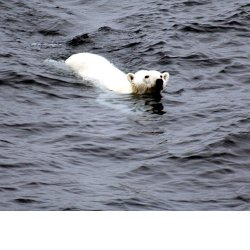
#> input picture GradientDomainEdit/foreground.jpg, 250 x 250 px
$ python GradientDomainClone.py
#> lines starting #> are read from the running program, lines starting #| are printed output that depends on the picture
import matplotlib.pylab as plt
from PIL import Image
import numpy as np
from scipy import sparse
import scipy.sparse.linalg as splinalg


F = 'foreground.jpg'
B = 'background.jpg'
M = 'mask.png'


class GradientDomainCloning:
    def __init__(self, F, B, M):
        # foreground
#> called with F = 'foreground.jpg', B = 'background.jpg', M = 'mask.png'
        self.f = np.asarray(Image.open(F),dtype=int)

        # background
        self.b = np.asarray(Image.open(B),dtype=int)
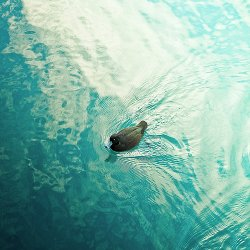
#> input picture GradientDomainEdit/background.jpg, 250 x 250 px
        # mask
        self.m = np.asarray(Image.open(M),dtype=int)
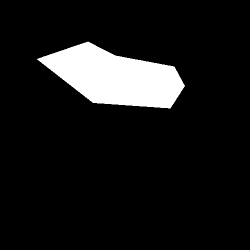
#> input picture GradientDomainEdit/mask.png, 250 x 250 px
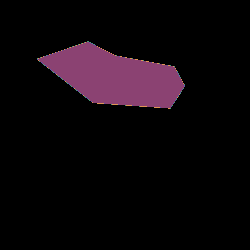
#> self.m: shape (250, 250, 3) int64; 5 distinct labels, from 0 to 255; one colour per label, 0 black

        # width and height
        self.h = self.b.shape[0]
#> self.h = 250
        self.w = self.b.shape[1]
#> self.w = 250
        # new image after gradient domain cloning
        self.new = Image.new('RGB',(self.h,self.w))
#> self.new: PIL image 250x250 RGB; every value is 0
        # map coordinate of pixels to be calculated to index_map according to mask
        self.idx_map = []

        # map coordinates of neigbourhoods to mask indices
        ngb_map = []

        # map coordinates to mask indices
        self.pMap = [[-1 for i in range (self.w)] for j in range(self.h)]
        counter = 0;

        for i in range(self.h):
            for j in range(self.w):
                if self.m[:,:,0][i][j]==255:
                    self.idx_map.append([i,j])
                    ngb_map.append([self.m[:,:,0][i-1][j]==255,
                                    self.m[:,:,0][i+1][j]==255,
                                    self.m[:,:,0][i][j-1]==255,
                                    self.m[:,:,0][i][j+1]==255])
                    self.pMap[i][j] = counter
                    counter = counter+1
#> after the loop, counter = 5740; ngb_map = 5740 items, first 6: [False, True, False, True], [False, True, True, True], [False, True, True, False], [False, True, False, True], [False, True, True, True], [False, True, True, True]; self.idx_map = 5740 pairs, first value 42 to 107, second value 38 to 183; self.pMap = 250 items

        # nxn matrix A, nx1 vector b are used to solve poisson equation Au=b
        # for nx1 unknown pixel color vector u
        # r, g, b, 3 channels are calculated seperately
        n = len(self.idx_map)
#> n = 5740
        self.b_r = np.zeros(n)
#> self.b_r = 5740 values from 0 to 0
        self.b_g = np.zeros(n)
#> self.b_g = 5740 values from 0 to 0
        self.b_b = np.zeros(n)
#> self.b_b = 5740 values from 0 to 0
        self.A = [[0 for i in range (n)] for j in range(n)]


        # set up sparse matrix A, 4's on main diagnal, -1's and 0's off main diagnal
        for i in range(n):
            self.A[i][i] = 4;
            xx = self.idx_map[i][0]
            yy = self.idx_map[i][1]
            if (ngb_map[i][0] == True):
                self.A[i][self.pMap[xx-1][yy]] = -1
            if (ngb_map[i][1] == True):
                self.A[i][self.pMap[xx+1][yy]] = -1
            if (ngb_map[i][2] == True):
                self.A[i][self.pMap[xx][yy-1]] = -1
            if (ngb_map[i][3] == True):
                self.A[i][self.pMap[xx][yy+1]] = -1
#> this loop made 5740 passes
#> (xx, yy) on passes 1 to 3: (42, 86), (42, 87), (42, 88)
#> after the loop, self.A = 5740 items
        self.A = sparse.lil_matrix(self.A, dtype=int)


    # count within-clone-region-neighbor of a pixel in the clone region
    def count_neighbor(self, pix_idx):
        count = 0
        boundary_flag = [0,0,0,0]
        y = pix_idx[0]
        x = pix_idx[1]
        # has left neighbor or not
        if (y >= 0 and y < self.h):
            if (y==0 or self.pMap[y-1][x] == -1):
                boundary_flag[0] = 1
            else:
                count +=1
            if (y == self.h-1 or self.pMap[y+1][x] == -1):
                boundary_flag[1] = 1
            else:
                count +=1
        if ( x >= 0 and x < self.w):
            if (x==0 or self.pMap[y][x-1] == -1):
                boundary_flag[2] = 1
            else:
                count +=1
            if (x == self.w-1 or self.pMap[y][x+1] == -1):
                boundary_flag[3] = 1
            else:
                count +=1
        return count,boundary_flag

    # set up b and solve discrete poisson equation
    def poisson_solver(self):
        # split into r, g, b 3 channels and
        # iterate through all pixels in the cloning region indexed in idx_map
        for i in range(len(self.idx_map)):
            neighbors, flag = self.count_neighbor(self.idx_map[i])
            x, y = self.idx_map[i]
            if neighbors == 4:
                # degraded form if neighbors are all within clone region
                self.b_r[i] = 4*self.f[x,y,0] - (self.f[x-1,y,0] +self.f[x+1,y,0] + self.f[x,y-1,0] + self.f[x,y+1,0])
                self.b_g[i] = 4*self.f[x,y,1] - (self.f[x-1,y,1] +self.f[x+1,y,1] + self.f[x,y-1,1] + self.f[x,y+1,1])
                self.b_b[i] = 4*self.f[x,y,2] - (self.f[x-1,y,2] +self.f[x+1,y,2] + self.f[x,y-1,2] + self.f[x,y+1,2])
            # have neighbor(s) on the clone region boundary, include background terms
            else:
                self.b_r[i] = 4*self.f[x,y,0] - (self.f[x-1,y,0] +self.f[x+1,y,0] + self.f[x,y-1,0] + self.f[x,y+1,0])
                self.b_g[i] = 4*self.f[x,y,1] - (self.f[x-1,y,1] +self.f[x+1,y,1] + self.f[x,y-1,1] + self.f[x,y+1,1])
                self.b_b[i] = 4*self.f[x,y,2] - (self.f[x-1,y,2] +self.f[x+1,y,2] + self.f[x,y-1,2] + self.f[x,y+1,2])
                self.b_r[i] += flag[0] * self.b[x-1,y,0] + flag[1] * self.b[x+1,y,0] + flag[2] * self.b[x,y-1,0] + flag[3] * self.b[x,y+1,0]
                self.b_g[i] += flag[0] * self.b[x-1,y,1] + flag[1] * self.b[x+1,y,1] + flag[2] * self.b[x,y-1,1] + flag[3] * self.b[x,y+1,1]
                self.b_b[i] += flag[0] * self.b[x-1,y,2] + flag[1] * self.b[x+1,y,2] + flag[2] * self.b[x,y-1,2] + flag[3] * self.b[x,y+1,2]


        # use conjugate gradient to solve for u
        u_r = splinalg.cg(self.A, self.b_r)[0]
        u_g = splinalg.cg(self.A, self.b_g)[0]
        u_b = splinalg.cg(self.A, self.b_b)[0]

        return u_r, u_g, u_b

    # combine
    def combine(self):
        self.new = np.array(self.new,dtype=int)
#> self.new: shape (250, 250, 3) int64; every value is 0
        u_r,u_g,u_b = self.poisson_solver()
#> the loop in poisson_solver, `for i in range(len(self.idx_map)):` made 5740 passes
#> (count in count_neighbor, y, x, neighbors, flag) on passes 1 to 3: (2, 86, 42, 2, [1, 0, 1, 0]), (3, 87, 42, 3, [1, 0, 0, 0]), (2, 88, 42, 2, [1, 0, 0, 1])


        # naive copy
        for i in range(3):
            self.new[:,:,i] = self.b[:,:,i];

        # fix cloning region
        for i in range(len(self.idx_map)):
            x, y = self.idx_map[i]
            self.new[x,y,0] = min(255,u_r[i])
            self.new[x,y,1] = min(255,u_g[i])
            self.new[x,y,2] = min(255,u_b[i])
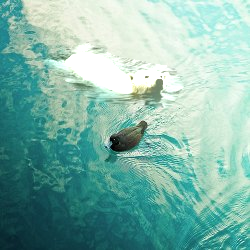
#> self.new: shape (250, 250, 3) int64; mean R, G, B 129.7, 180.9, 169.7
        self.new = np.asarray(self.new, dtype='uint8')


if __name__ == "__main__":

    test = GradientDomainCloning(F, B, M)

    test.combine()

    result = Image.fromarray(test.new)

    result.save('output.png')
